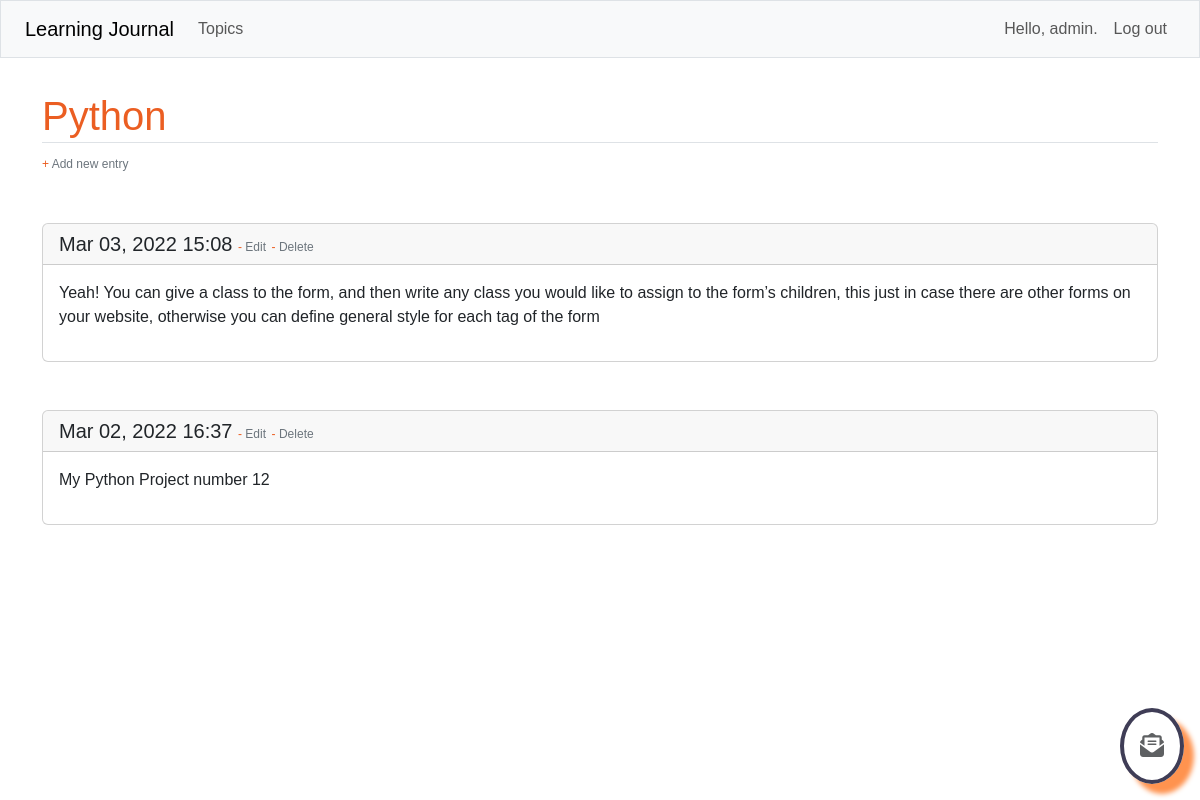
Page /topics/9/ (signed in) on the committed database.
### learning_journals/models.py (models this page shows, shortened)
class Topic(models.Model):
    text = models.CharField(max_length=200)
    date_added = models.DateTimeField(auto_now_add=True)
    owner = models.ForeignKey(User, on_delete=models.CASCADE)
    def __str__(self):
        return self.text

class Entry(models.Model):
    topic = models.ForeignKey(Topic, on_delete=models.CASCADE)
    text = models.TextField()
    date_added = models.DateTimeField(auto_now_add=True)
    class Meta:
        verbose_name_plural = 'entries'

### learning_journals/views.py (the view)
# urls.py: path('topics/<int:topic_id>/', views.topic, name='topic'),
@login_required
def topic(request, topic_id):
    topic = Topic.objects.get(id=topic_id)
    if topic.owner != request.user:
        raise Http404
    entries = topic.entry_set.order_by('-date_added')
    context = {'topic':topic, 'entries':entries}
    return render(request, 'learning_journals/topic.html', context)

### learning_journals/templates/learning_journals/topic.html
{% extends 'learning_journals/base.html' %}
{% load bootstrap5 %}
{% block page_header %}
<h1 class="mt-5 orange-deep myline">{{ topic }}</h1>
{% endblock page_header %}
{% block content %}
<p>
    <a href="{% url 'learning_journals:new_entry' topic.id %}" class="edittopic"><span class="orange-deep">+ </span>Add
        new entry</a>
</p>
{% for entry in entries %}
<div class="card mt-5 mb-5">
    <h5 class="card-header darkgrey">
        {{ entry.date_added|date:'M d, Y H:i' }}
        <small><a href="{% url 'learning_journals:edit_entry' entry.id %}" class="edittopic">
                <span class="orange-deep">-</span> Edit</a></small>
        <small><a href="{% url 'learning_journals:delete_entry' entry.id %}" class="edittopic">
                <span class="orange-deep">-</span> Delete</a></small>
    </h5>
    <div class="card-body">
        {{ entry.text|linebreaks }}
    </div>
</div>
{% empty %}
<p>There are no entries for this topic yet.</p>
{% endfor %}
<a class="darkgrey" href="{% url 'learning_journals:contact_us' %}">
    <div class="contactus-div darkgrey">
        <i class="fas fa-envelope-open-text"></i>
    </div>
</a>
{% endblock content %}

### learning_journals/templates/learning_journals/base.html (shortened to what this page needs)
{% load bootstrap5 %}
{% load static %}
<!DOCTYPE html>
<html lang="en">
<head>
    <link rel="stylesheet" type="text/css" href="{% static 'css/style.css' %}">
    {% bootstrap_css %}
</head>
<body>
    <nav class="navbar navbar-expand-md navbar-light bg-light mb-4 border pe-4 ps-4">
        <a class="navbar-brand" href="{% url 'learning_journals:index'%}">
            Learning Journal</a>
        <ul class="navbar-nav me-auto">
            <li class="nav-item">
                <a class="nav-link" href="{% url 'learning_journals:topics'%}">
                    Topics</a>
            </li>
        </ul>
        <div class="collapse navbar-collapse" id="navbarSupportedContent">
            <ul class="navbar-nav ms-auto">
                {% if user.is_authenticated %}
                <li class="nav-item">
                    <span class="nav-link">Hello, {{ user.username }}.</span>
                </li>
                <li class="nav-item">
                    <a class="nav-link" href="{% url 'users:logout' %}">Log out</a>
                </li>
                {% endif %}
            </ul>
        </div>
    </nav>
    <main role="main" class="container">
        <div class="pb-2 mb-2 border-bottom">
            {% block page_header %}{% endblock page_header %}
        </div>
        <div>
            {% block content %}{% endblock content %}
        </div>
    </main>
</body>
</html>

### learning_journals/static/css/style.css (style rules this page uses)
body { font-family: 'Sathu', sans-serif !important; }
.orange-deep { color: #EB5E22; }
.darkgrey { color: #5E6062; }
ul { list-style-type: none; margin: 0; padding: 0; }
a.edittopic:link, a.edittopic:visited { color: #6C757D; font-size: .75rem; text-decoration: none; }
.myline { line-height: .5; }
.contactus-div { display: none; }
@media (min-width: 576px) { .contactus-div { display: block; position: absolute; right: 1rem; bottom: 1rem; border: 4px solid #3f3d56; border-radius: 50%; transition: all 0.3s ease-in-out; box-shadow: 10px 10px 5px #FF934F; padding: 1rem; text-align: center; font-size: 1.5rem; cursor: pointer; } }

### rows in the picture
Topic: text "Python"
Entry: date_added "Mar 03, 2022 15:08", text "Yeah! You can give a class to the form, and then write any class you would like to assign to the form’s children, this just in case there are other forms on your website, otherwise you can define general style for each tag of the form"
Entry: date_added "Mar 02, 2022 16:37", text "My Python Project number 12"

### other values in the picture
{{ user.username }} "admin"
